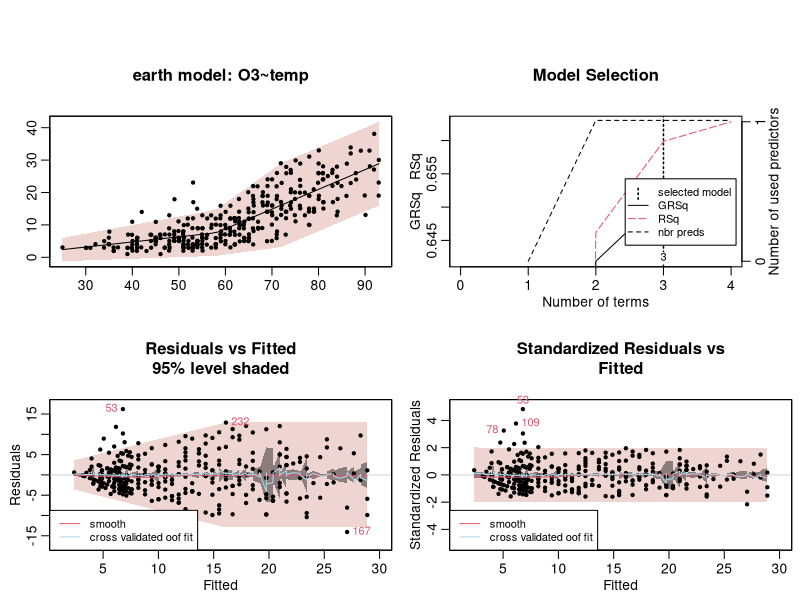
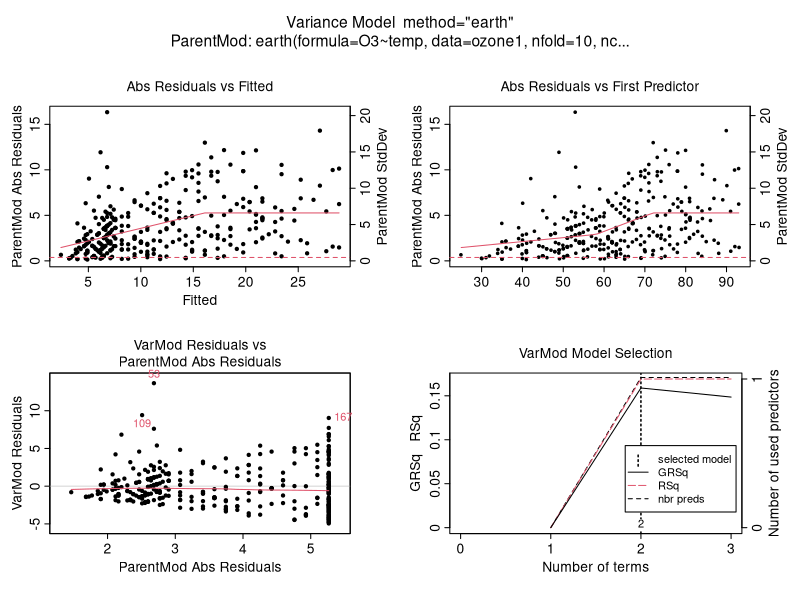
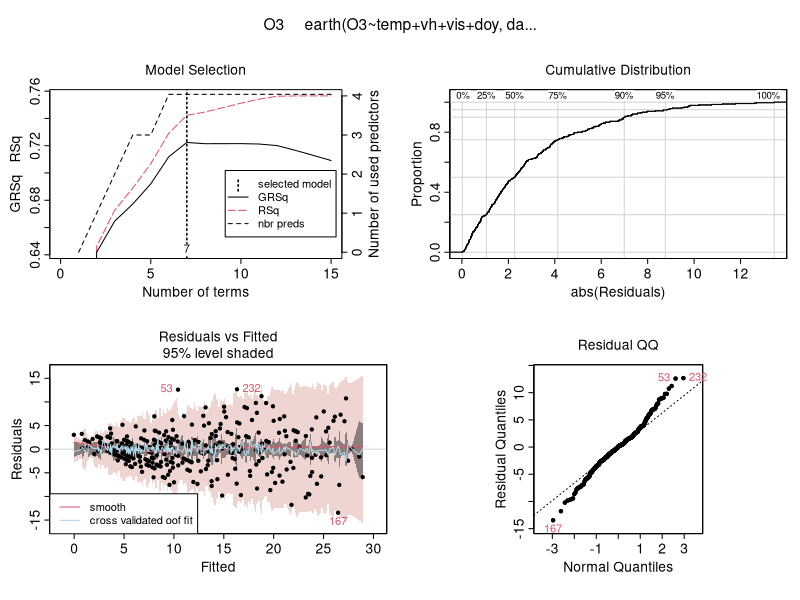
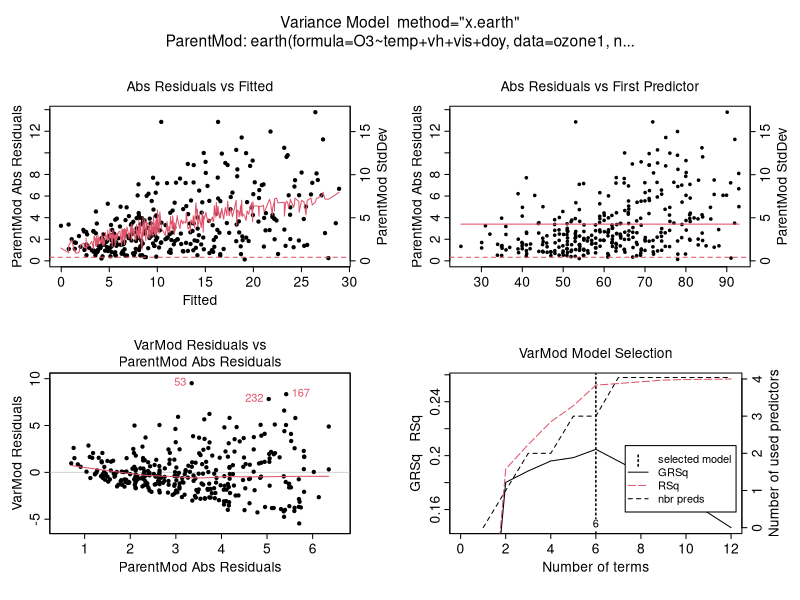
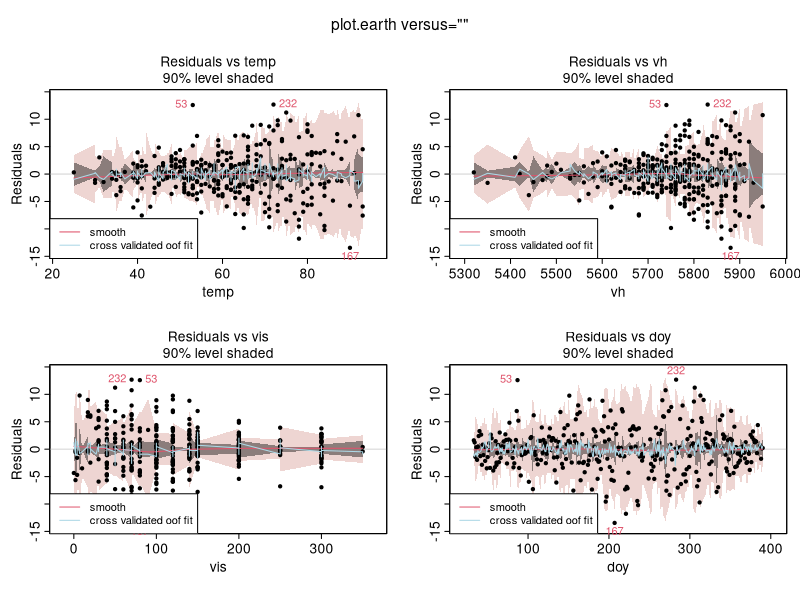
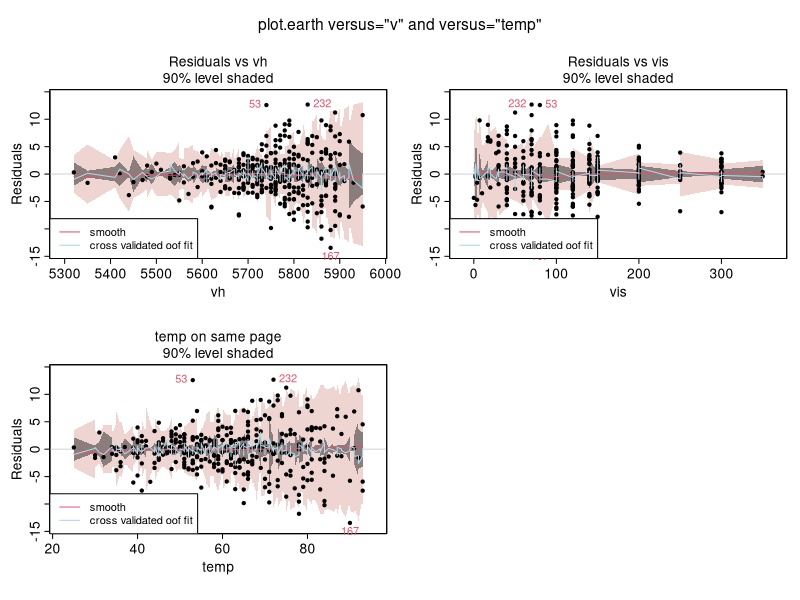
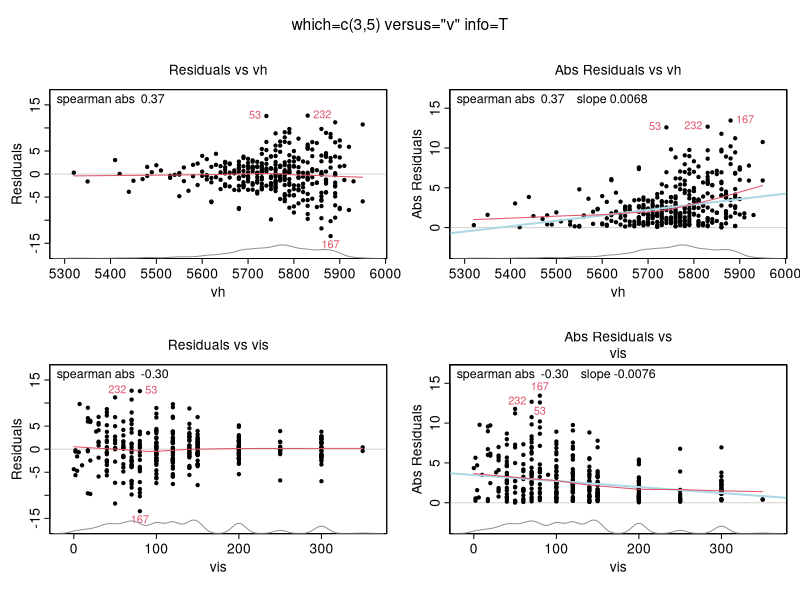
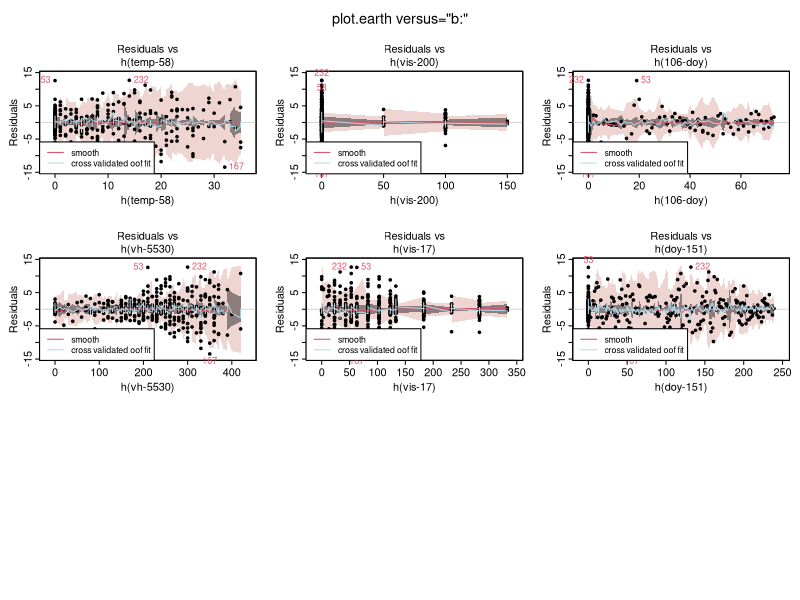

R code for these plots, in order: (Note: this script raises an error after producing the figures.)
# test.varmod.R

library(earth)
set.seed(2016)
options(warn=2)
expect.err <- function(obj) # test that we got an error as expected from a try() call
{
    if(class(obj)[1] == "try-error")
        cat("Got error as expected\n")
    else
        stop("did not get expected error")
}
printh <- function(caption)
    cat("===", caption, "\n", sep="")

CAPTION <- NULL

multifigure <- function(caption, nrow=3, ncol=3)
{
    CAPTION <<- caption
    printh(caption)
    par(mfrow=c(nrow, ncol))
    par(cex = 0.8)
    par(mar = c(3, 3, 5, 0.5)) # small margins but space for right hand axis
    par(mgp = c(1.6, 0.6, 0))  # flatten axis elements
    oma <- par("oma") # make space for caption
    oma[3] <- 2
    par(oma=oma)
}
do.caption <- function() # must be called _after_ first plot on new page
    mtext(CAPTION, outer=TRUE, font=2, line=1, cex=1)
if(!interactive())
    postscript(paper="letter")
old.par <- par(no.readonly=TRUE)

multifigure("test predict.earth with pints", 2, 2)

set.seed(2)
earth.trees <- earth(Volume~Girth, data=trees, nfold=3, ncross=3, varmod.method="earth")

old.environment <- attr(earth.trees$varmod, ".Environment")
stopifnot(is.environment(old.environment))
# following necessary else print.default prints a different default environment hex address each time
attr(earth.trees$varmod, ".Environment") <- NULL
printh("print.default(earth.trees$varmod)")
print.default(earth.trees$varmod)
attr(earth.trees$varmod, ".Environment") <- old.environment

printh("summary(earth.trees)")
print(summary(earth.trees))

# level arg not allowed with interval="se"
expect.err(try(predict(earth.trees, interval="se", level=.8)))

printh("predict(earth.trees, interval=\"se\")")
stderrs <- predict(earth.trees, interval="se")
print(stderrs)

# level arg not allowed with interval="abs.residual"
expect.err(try(predict(earth.trees, interval="abs.res", level=.8)))

printh("predict(earth.trees, interval=\"abs.residual\")")
stderrs <- predict(earth.trees, interval="abs.residual")
print(stderrs)

expect.err(try(predict(earth.trees, newdata=trees, interval="cint")))

printh("predict(earth.trees, interval=\"cint\")")
cints <- predict(earth.trees, interval="cint")
print(cints)

printh("predict(earth.trees, interval=\"pin\", level=.80)")
news <- predict(earth.trees, interval="pin", level=.80)
print(news)

printh("print.default(earth.trees$varmod$residmod)")
# have to modify earth.trees because terms field stores the environment
# as a hex address which messes up the diffs
earth.trees$varmod$residmod$terms <- NULL
print.default(earth.trees$varmod$residmod)
# prevent mistakes later where we try to use a modified earth.trees
remove(earth.trees)

multifigure("test example for varmod help page", 2, 2)

data(ozone1)
set.seed(1) # optional, for cross validation reproducibility

a <- earth(O3~temp, data=ozone1, nfold=10, ncross=3, varmod.method="earth")

print(summary(a)) # note additional info on the variance model

old.mfrow <- par(mfrow=c(2,2))

# the variance model assumes residuals are symmetric, which is not
# quite true in this example, so the lower band is a bit too big
plotmo(a, do.par=FALSE, col.response=1, level=.95, main="earth model: O3~temp")

plot(a, which=1)            # model selection plot, same as ever
plot(a, which=3, level=.95) # residual plot: note 95% pred and darker conf intervals
plot(a, which=3, level=.95, standardize=TRUE) # standardize resids are approx homoscedastic

par(par=old.mfrow)

plot(a$varmod)              # plot the embedded variance model (this calls plot.varmod)

multifigure("test example for plot.varmod help page", 2, 2)

# multivariate example (for univariate, see the example on the varmod help page)

data(ozone1)
set.seed(1) # optional, for cross validation reproducibility

mod.temp.vh.doy <- earth(O3~temp+vh+vis+doy, data=ozone1, nfold=5, ncross=3, varmod.method="x.earth")

print(summary(mod.temp.vh.doy))  # note additional info on the variance model

plot(mod.temp.vh.doy, level=.95) # note 95% pred and darker conf intervals in resids plot

plot(mod.temp.vh.doy$varmod)     # plot the variance model (this calls plot.varmod)

plot(mod.temp.vh.doy, versus="", level=.9, caption="plot.earth versus=\"\"")
plot(mod.temp.vh.doy, versus="v", level=.9, caption="plot.earth versus=\"v\" and versus=\"temp\"", do.par=2)
plot(mod.temp.vh.doy, versus="temp", level=.9, caption="", main="temp on same page")

# plot.earth will silently not plots it cannot plot below, so 1:9 becomes c(3,5,6)
plot(mod.temp.vh.doy, which=1:9, versus="v", info=T, caption='which=c(3,5) versus="v" info=T')

# versus="b:"

plot(mod.temp.vh.doy, versus="b:", level=.9,
     caption="plot.earth versus=\"b:\"")

# versus="b:" and versus=1:4 with info
plot(mod.temp.vh.doy, versus="b:", level=.8, info=TRUE,
     caption="plot.earth versus=\"b:\" with info")

multifigure("versus=1:4", 3, 3)

plot(mod.temp.vh.doy, versus=1, caption="", do.par=FALSE, which=3)
do.caption()
plot(mod.temp.vh.doy, versus=2, caption="", do.par=FALSE)
plot(mod.temp.vh.doy, versus=3, caption="", do.par=FALSE)

plot(mod.temp.vh.doy, versus=1, info=TRUE, caption="", do.par=FALSE, which=3)
plot(mod.temp.vh.doy, versus=2, info=TRUE, caption="", do.par=FALSE)
plot(mod.temp.vh.doy, versus=3, info=TRUE, caption="", do.par=FALSE)

plot(mod.temp.vh.doy, versus=1, info=TRUE, caption="", do.par=FALSE, level=.8, which=3)
plot(mod.temp.vh.doy, versus=2, info=TRUE, caption="", do.par=FALSE, level=.8)
plot(mod.temp.vh.doy, versus=3, info=TRUE, caption="", do.par=FALSE, level=.8)

expect.err(try(plot(mod.temp.vh.doy, versus=9)))
expect.err(try(plot(mod.temp.vh.doy, versus=1.2)))
expect.err(try(plot(mod.temp.vh.doy, versus=2:3)))

# versus="b:doy"

plot(mod.temp.vh.doy, versus="b:doy", level=.9, caption="plot.earth versus=\"b:doy\"")

# test warnings from plotres about which
options(warn=1) # print warnings as they occur
plot(mod.temp.vh.doy, which=1, versus="b:doy")
options(warn=2)

multifigure("test example in (very old) earth vignette", 2, 2)

data(ozone1)
x <- ozone1$temp
y <- ozone1$O3

set.seed(1) # optional, for cross validation reproducibility
earth.mod <- earth(y~x, nfold=10, ncross=3, varmod.method="earth", trace=.1)
predict <- predict(earth.mod, interval="pint")

order <- order(x)
x <- x[order]
y <- y[order]
predict <- predict[order,]

inconf <- y >= predict$lwr & y <= predict$upr

plot(x, y, pch=20, col=ifelse(inconf, 1, 2), main=sprintf(
    "Prediction intervals\n%.0f%% of the points are in the estimated band",
    100 * sum(inconf) / length(y)))
do.caption()

lines(x, predict$fit)
lines(x, predict$lwr, lty=2)
lines(x, predict$upr, lty=2)

# Plot the Residuals vs Fitted graph
plot(earth.mod, which=3, level=.95)

# Plot the embedded residual model
plot(earth.mod$varmod, do.par=F, which=1:2)

cat('head(residuals(earth.mod))\n')
print(head(residuals(earth.mod)))
cat('head(residuals(earth.mod, type="standardize"))\n')
print(head(residuals(earth.mod, type="standardize")))

multifigure("plot.earth varmod options", 2, 2)

plot(earth.mod, which=3, level=.95, level.shade=0, main="plot.earth varmod options")
do.caption()
plot(earth.mod, which=3, level.shade="orange", level.shade2="darkgray", level=.99)
plot(earth.mod, which=3, level=.95, level.shade=0, level.shade2="mistyrose4")

multifigure("plot.earth delever and standardize", 2, 2)

set.seed(4)
earth.mod1 <- earth(O3~temp, data=ozone1, nfold=5, ncross=3, varmod.method="lm", keepxy=T, trace=.1)
plot(earth.mod1, which=3, ylim=c(-16,20), info=TRUE, level=.95)
do.caption()
plot(earth.mod1, which=3, ylim=c(-16,20), delever=TRUE, level=.95)
plot(earth.mod1, which=3, standardize=TRUE, info=TRUE,    level=.95)
# the standardize and delever arguments cannot both be set
expect.err(try(plot(earth.mod1, which=3, standardize=TRUE, delever=TRUE, level=.95)))

multifigure("plot.earth which=5 and which=6", 2, 3)
plot(earth.mod1, which=5, info=T,            main="which=5, info=T")
plot(earth.mod1, which=5, standardize=T, info=T, main="which=5, standardize=T, info=T")
plot(earth.mod1, which=5, standardize=T,         main="which=5, standardize=T")
do.caption()
plot(earth.mod1, which=6, info=T,            main="which=6, info=T")
plot(earth.mod1, which=6, standardize=T, info=T, main="which=6, standardize=T, info=T")
plot(earth.mod1, which=6, standardize=T,         main="which=6, standardize=T")

multifigure("plot.earth which=7", 2, 3)
plot(earth.mod1, which=7, info=T,            main="which=7, info=T")
plot(earth.mod1, which=7, standardize=T, info=T, main="which=7, standardize=T, info=T")
plot(earth.mod1, which=7, standardize=T,         main="which=7, standardize=T")
do.caption()

multifigure("plot.earth which=8 and which=9", 2, 3)
plot(earth.mod1, which=8, info=T,            main="which=8, info=T")
plot(earth.mod1, which=8, standardize=T, info=T, main="which=8, standardize=T, info=T")
plot(earth.mod1, which=8, standardize=T,         main="which=8, standardize=T")
do.caption()
plot(earth.mod1, which=9, info=T,            main="which=9, info=T")
plot(earth.mod1, which=9, standardize=T, info=T, main="which=9, standardize=T, info=T")
plot(earth.mod1, which=9, standardize=T,         main="which=9, standardize=T")

multifigure("plot.earth versus=4, which=3 and which=5", 2, 3)
plot(earth.mod1, versus=4, which=3,                    main="versus=4, which=3")
plot(earth.mod1, versus=4, which=3, standardize=T, info=T, main="versus=4, which=3, standardize=T, info=T")
plot(earth.mod1, versus=4, which=3, standardize=T,         main="versus=4, which=3, standardize=T")
do.caption()
plot(earth.mod1, versus=4, which=5,                    main="versus=4, which=5")
plot(earth.mod1, versus=4, which=5, standardize=T, info=T, main="versus=4, which=5, standardize=T, info=T")
plot(earth.mod1, versus=4, which=5, standardize=T,         main="versus=4, which=5, standardize=T")

cat("summary(earth.mod1, newdata=ozone1)\n")
print(summary(earth.mod1, newdata=ozone1))

cat("summary(earth.mod1, newdata=ozone1[1:100,]:)\n")
print(summary(earth.mod1, newdata=ozone1[1:100,]))

# earth.default
O3 <- ozone1$O3
temp <- ozone1$temp
set.seed(4)
earth.default <- earth(temp, O3, nfold=5, ncross=3, varmod.method="lm")
cat("summary(earth.default)\n")
print(summary(earth.default))
cat("summary(earth.default, newdata=ozone1[1:100,]:)\n")
print(summary(earth.default, newdata=ozone1[1:100,]))
plot(earth.default, level=.80, caption="earth.default")
plotmo(earth.default, level=.80, col.response=3, caption="earth.default\nlevel = .80")

# TODO the following give err msg as expected, but do not give a try error
# expect.err(try(summary(earth.mod1, newdata=c(1,2,3))))
# expect.err(try(summary(earth.mod1, newdata=ozone1[1:100,1:3])))

multifigure("plot(earth.mod1)", 2, 2)
set.seed(5)
earth.mod2 <- earth(y~x, nfold=10, ncross=5, varmod.method="earth")
plot(earth.mod2, caption="plot(earth.mod2)", level=.95)
do.caption()

multifigure("plot(earth.mod2) with standardize=TRUE", 2, 2)
plot(earth.mod2, standardize=TRUE, level=.95,
     caption="plot(earth.mod2, standardize=TRUE, level=.95)")
do.caption()

multifigure("plot.varmod by calling plot(earth.mod2$varmod)", 2, 2)
plot(earth.mod2$varmod)

multifigure("embedded earth model by calling plot(earth.mod2$varmod$residmod)", 2, 2)
plot(earth.mod2$varmod$residmod, caption="embedded earth model")
do.caption()

# test varmod.* args like varmod.conv

# cat("test varmod.exponent=.5\n")
# set.seed(1)
# (earth(Volume~Girth, data=trees, nfold=3, ncross=3, varmod.method="lm", trace=.3, varmod.exponent=.5))

# cat("test varmod.lambda=2/3\n")
# set.seed(1)
# (earth(Volume~Girth, data=trees, nfold=3, ncross=3, varmod.method="lm", trace=.3, varmod.lambda=2/3))

cat("test varmod.conv=50%\n")
set.seed(1)
(earth(Volume~Girth, data=trees, nfold=3, ncross=3, varmod.method="lm", trace=.3, varmod.conv=50))

cat("test varmod.conv=-5\n")
set.seed(1)
(earth(Volume~Girth, data=trees, nfold=3, ncross=3, varmod.method="lm", trace=.3, varmod.conv=-5))

cat("test varmod.clamp\n")
set.seed(1)
a.noclamp <- earth(Volume~Girth, data=trees, nfold=3, ncross=3, varmod.method="lm")
plot(a.noclamp$varmod, which=1:2, caption="a.noclamp and a.clamp", do.par=FALSE)
set.seed(1)
a.clamp <- earth(Volume~Girth, data=trees, nfold=3, ncross=3, varmod.method="lm", varmod.clamp=.6)
plot(a.clamp$varmod, which=1:2, caption="", do.par=FALSE)

cat("test varmod.minspan=-5\n")
set.seed(1)
a.varmod.minspan.minus5 <- earth(Volume~Girth, data=trees, nfold=3, ncross=3, varmod.method="earth", trace=.3, varmod.minspan=-5)
print(coef(a.varmod.minspan.minus5$varmod))
cat("test varmod.minspan=1\n")
set.seed(1)
a.varmod.minspan1 <- earth(Volume~Girth, data=trees, nfold=3, ncross=3, varmod.method="earth", trace=.3, varmod.minspan=1)
print(coef(a.varmod.minspan1$varmod))

# gam and y.gam are repeated below and on the repeat we will use the mgcv not gam package
use.mgcv.package <- FALSE

for(varmod.method in c(earth:::VARMOD.METHODS, "gam", "x.gam")) {

    multifigure(sprintf("varmod.method=\"%s\"", varmod.method), 2, 3)
    par(mar = c(3, 3, 2, 3)) # space for right margin axis

    if(varmod.method %in% c("gam", "x.gam")) {
        if(use.mgcv.package) {
            # TODO with R 3.2.1 unload(gam) no longer works
            cat("skipping mgcv tests\n")
            next                                # NOTE next
            cat("library(mgcv)\n")
            library(mgcv)
        } else
            library(gam)
    }
    set.seed(6)
    earth.mod <- earth(Volume~Girth, data=trees, nfold=3, ncross=3,
                       varmod.method=varmod.method,
                       trace=if(varmod.method %in% c("const", "lm", "power")) .3 else 0)
    printh(sprintf("varmod.method %s: summary(earth.mod)", varmod.method))
    printh("summary(earth.mod)")
    print(summary(earth.mod))

    if(use.mgcv.package && (varmod.method == "x.gam" || varmod.method == "gam")) {
        # summary(mgcv) prints environment as hex address which messes up the diffs
        printh("skipping summary(mgcv::gam) etc.\n")
    } else {
        printh("earth.mod$varmod")
        print(earth.mod$varmod, style="unit")

        printh("summary(earth.mod$varmod)")
        print(summary(earth.mod$varmod))

        printh("summary(earth.mod$varmod$residmod)")
        print(summary(earth.mod$varmod$residmod))
    }
    printh(sprintf("varmod.method %s: predict(earth.mod, interval=\"pint\")", varmod.method))
    pints <- predict(earth.mod, interval="pint")
    print(pints)

    plotmo(earth.mod$varmod, do.par=FALSE, col.response=2, clip=FALSE,
           main="plotmo residual model",
           xlab="x", ylab="varmod residuals")

    plotmo(earth.mod, level=.90, do.par=FALSE, col.response=1, clip=FALSE,
           main="main model plotmo Girth")
    do.caption()

    plot(earth.mod, which=3, do.par=FALSE, level=.95)

    # plot.varmod
    plot(earth.mod$varmod, do.par=FALSE, which=1:3, info=(varmod.method=="earth"))

    # on second use of gam and y.gam we want to use the mgcv package
    if(varmod.method == "x.gam" && !use.mgcv.package) {
        use.mgcv.package <- TRUE
        cat("detach(\"package:gam\", unload=TRUE)\n")
        detach("package:gam", unload=TRUE)
    }
}
# test varmod.exponent
set.seed(6)
earth.exponent <- earth(Volume~Girth, data=trees, nfold=3, ncross=3,
                        varmod.method="lm", varmod.exponent=.5)
printh("summary(earth.exponent)")
print(summary(earth.exponent))

par(old.par)

if(!interactive()) {
    dev.off()         # finish postscript plot
    q(runLast=FALSE)  # needed else R prints the time on exit (R2.5 and higher) which messes up the diffs
}
